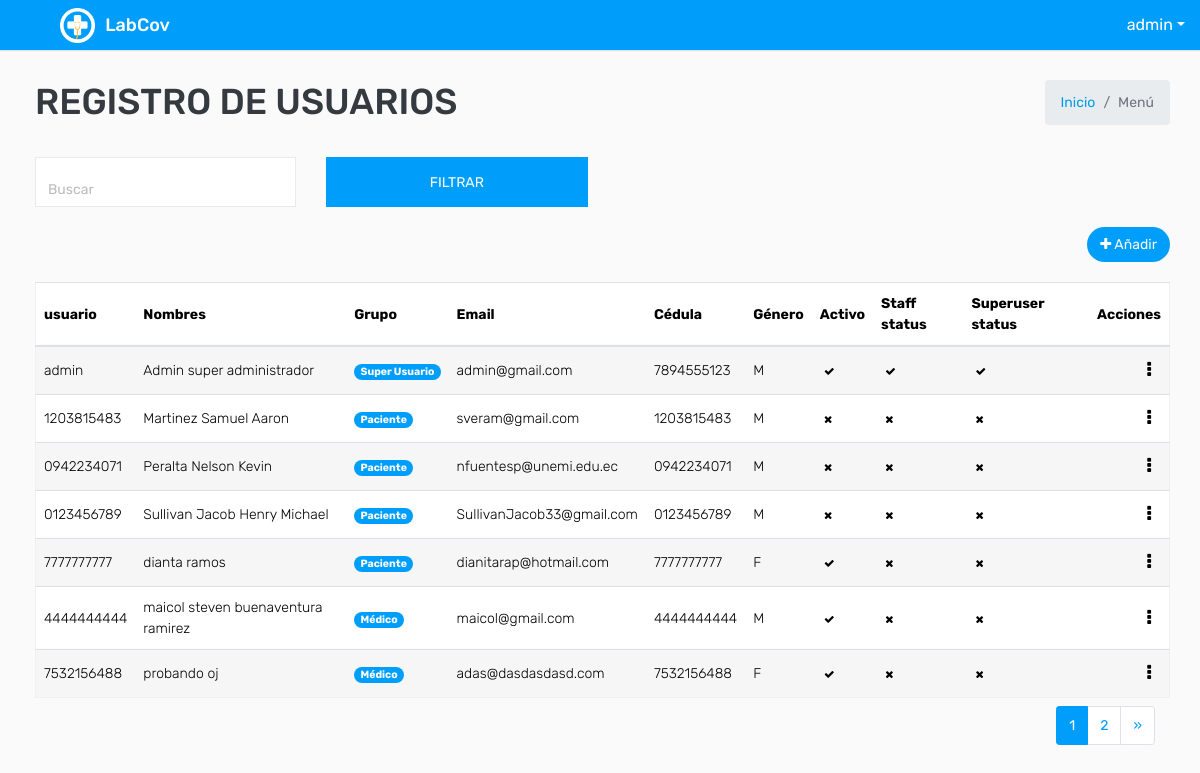
The page /usuario/ (signed in) on the database as committed earlier.
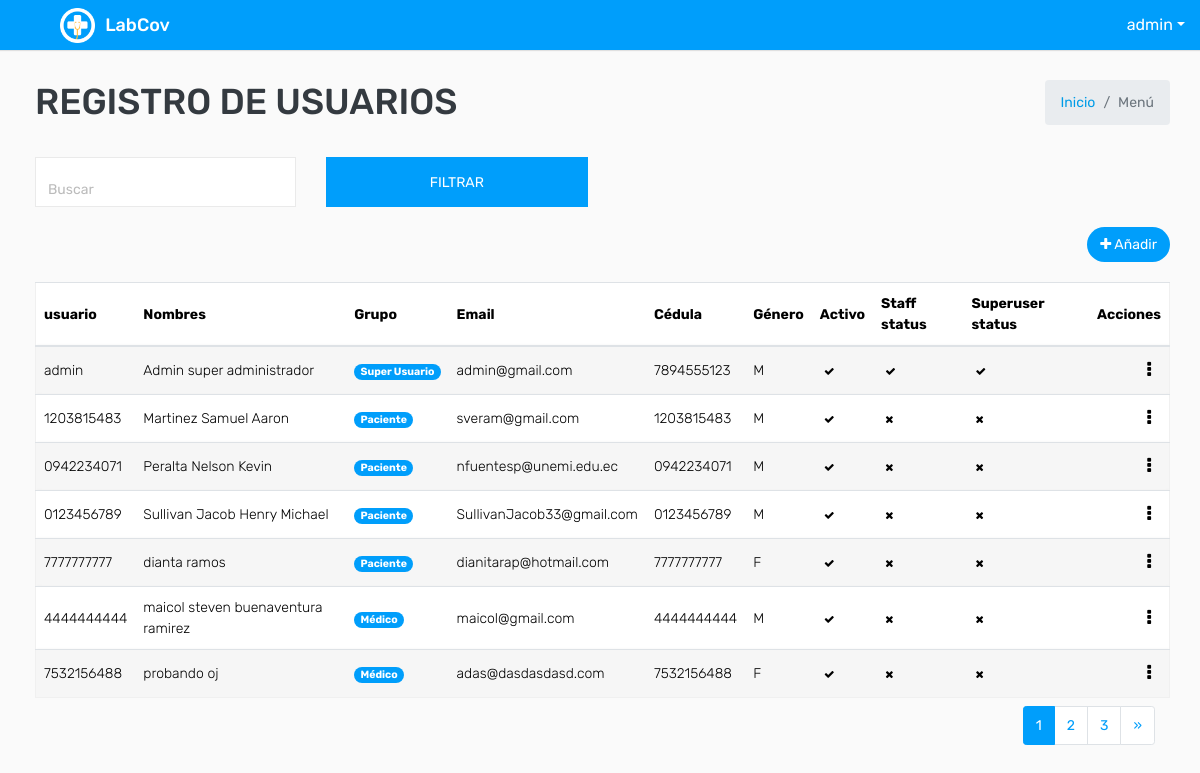
The same page on the database as committed later.
### covid/models.py (models this page shows, shortened)
class ModeloBase(models.Model):
    class Meta:
        abstract = True
    """Model definition for ModeloBase."""
    fecha_creacion = models.DateTimeField(verbose_name='Fecha creación',auto_now_add=True)
    usuario_creacion = models.ForeignKey(settings.AUTH_USER_MODEL, verbose_name='Usuario Creación', related_name='+', blank=True, null=True,on_delete=models.PROTECT, editable=False)
    usuario_modificacion = models.ForeignKey(settings.AUTH_USER_MODEL, verbose_name='Usuario Modificación', related_name='+', blank=True, null=True,on_delete=models.PROTECT , editable=False)
    fecha_modificacion = models.DateTimeField(verbose_name='Fecha Modificación', auto_now=True)
    estado_registro = models.BooleanField(verbose_name="Estado del registro",default=True)

class User(AbstractUser,ModeloBase):
    cedula=models.CharField(max_length=10, verbose_name='Cédula', unique = True)
    tipo_genero = (('M', 'Masculino'), ('F', 'Femenino'))
    genero = models.CharField('Género', choices=tipo_genero, default='M', max_length=1)

### covid/views.py (the view, shortened to what this page needs)
# urls.py: path('usuario/', key.UsuarioListView.as_view(), name="usuario_listar") ,
class UsuarioListView(LoginRequiredMixin,PermissionRequiredMixin,ListView):
    permission_required = 'covid.view_user'
    model = User
    paginate_by = 7
    template_name = "usuario/usuario_listar.html"
    def get_queryset(self):
        busqueda = self.request.GET.get("buscar")
        queryset = User.objects.all().order_by("pk")
        return queryset
    def get_context_data(self, **kwargs):
        context = super().get_context_data(**kwargs)
        context['titulo'] = "Registro de usuarios"
        return context

### templates/usuario/usuario_listar.html (shortened to what the changed rows need)
{% extends 'plantillaBase.html' %} {% block content %}
<div class="row">
    <div class="col-md-12">
        <div class="table-responsive">
            <div id="DataTables_Table_0_wrapper" class="dataTables_wrapper dt-bootstrap4 no-footer">
                <div class="row">
                    <div class="col-sm-12">
                        <table class="table table-border table-striped custom-table  mb-0  no-footer" id="DataTables_Table_0" role="grid" aria-describedby="DataTables_Table_0_info">
                            <thead>
                                <tr>
                                    <th>usuario</th>
                                    <th>Nombres</th>
                                    <th>Grupo</th>
                                    <th>Email</th>
                                    <th>Cédula</th>
                                    <th>Género</th>
                                    <th>Activo</th>
                                    <th>Staff status</th>
                                    <th>Superuser status</th>
                                    <th>Acciones</th>
                                </tr>
                            </thead>
                            <tbody>
                                {% for dato in object_list %}
                                <tr>
                                    <td>{{ dato.username }}</td>
                                    <td>{{ dato.last_name }} {{ dato.first_name }}</td>
                                    <td>
                                         {% for dato in dato.groups.all %}
                                        <li class="badge badge-pill badge-info">{{ dato }}</li>
                                        {% endfor %}
                                    </td>
                                    <td>{{ dato.email }}</td>
                                    <td>{{ dato.cedula }}</td>
                                    <td>{{ dato.genero }}</td>
                                    <td>
                                        {% if dato.is_active == True %}
                                        <a class="badge " data-toggle="tooltip" data-placement="top" title="activo"><span class="fa fa-check "></span></a> {% else %}
                                        <a class="badge" data-toggle="tooltip" data-placement="top" title="activo"><span
                                                class="fa fa-times "></span></a> {% endif %}
                                    </td>
                                    <td> {% if dato.is_staff == True %}
                                        <a class="badge " data-toggle="tooltip" data-placement="top" title="is staff"><span class="fa fa-check "></span></a> {% else %}
                                        <a class="badge" data-toggle="tooltip" data-placement="top" title="is staff"><span class="fa fa-times "></span></a> {% endif %}
                                    </td>
                                    <td> {% if dato.is_superuser == True %}
                                        <a class="badge " data-toggle="tooltip" data-placement="top" title="is superUser"><span class="fa fa-check "></span></a> {% else %}
                                        <a class="badge" data-toggle="tooltip" data-placement="top" title="is superUser"><span class="fa fa-times "></span></a> {% endif %}
                                    </td>
                                    <td class="text-right">
                                        <div class="dropdown dropdown-action">
                                            <a class="action-icon dropdown-toggle" data-toggle="dropdown" aria-expanded="false"><i class="fa fa-ellipsis-v"></i></a>
                                        </div>
                                    </td>
                                </tr>
                                {% endfor %}
                            </tbody>
                        </table>
                    </div>
                </div>
            </div>
        </div>
        <div class="container-fluid">
            <ul class="pagination pagination-sm m-0 float-right">
                <nav aria-label="Page navigation example">
                    <ul class="pagination justify-content-center mt-2">
                         {% for i in page_obj.paginator.page_range %} {% if i == page_obj.number %}
                        <li class="page-item active">
                            <a class="page-link" href="#">{{ i }}</a>
                        </li>
                        {% else %}
                        <li class="page-item">
                            <a class="page-link" href="?page={{ i }}">{{ i }}</a>
                        </li>
                        {% endif %} {% endfor %}
                    </ul>
                </nav>
            </ul>
        </div>
    </div>
</div>
{% endblock %}

Rows that differ between the two databases and show on the page:
changed User "Martinez": is_active False → True (drawn)
changed User "Peralta": is_active False → True (drawn)
changed User "Sullivan Jacob": is_active False → True (drawn)
Other text that changed with them:
new list line: "3"
